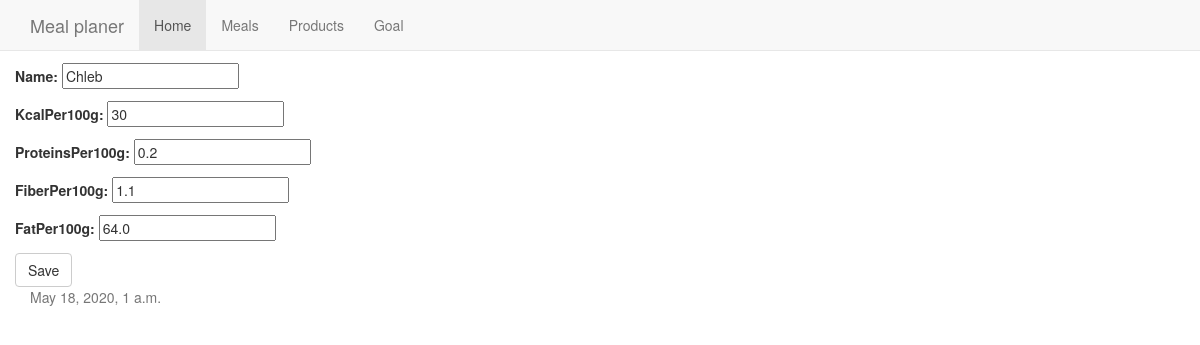
Before: /products/2/ with the older database file.
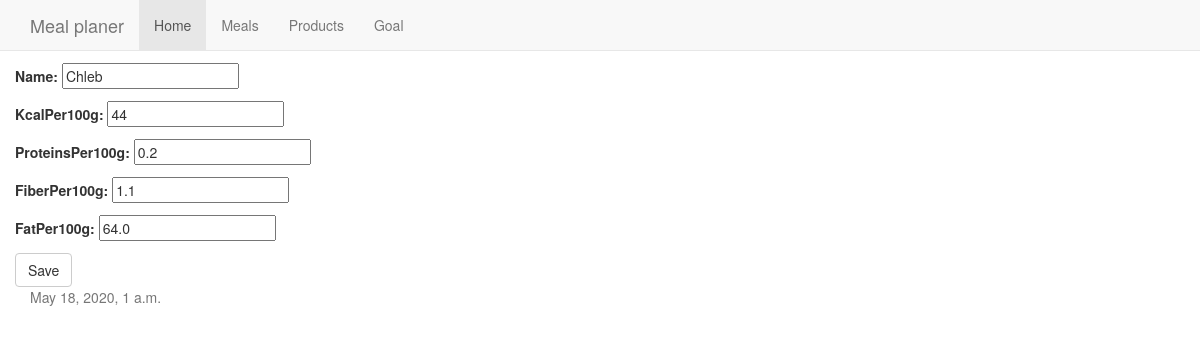
After: the same page with the newer database file.
### MealPlaner/models.py (models this page shows)
class Product(models.Model):
    id=models.AutoField(auto_created=True, primary_key=True)
    name=models.CharField(max_length=40)
    kcalPer100g=models.IntegerField()
    proteinsPer100g=models.FloatField()
    fiberPer100g=models.FloatField()
    fatPer100g=models.FloatField()

### MealPlaner/views.py (the view)
# urls.py: path('products/<pk>/',product_single),
def product_single(request,pk):
    if (pk == 'new'):
        product = Product()
        form = ProductForm()
    else:
        product = Product.objects.get(id=pk)
        form=ProductForm(instance=product)
    if request.method == "POST":
        form = ProductForm(request.POST,instance=product)
        if form.is_valid():
            form.save()
    context={
        'form':form,
        'current_date': datetime.now(),
    }
    return render(request,'forms/product.html',context)

### MealPlaner/forms.py
class ProductForm(forms.ModelForm):
    class Meta:
        model=Product
        fields=('name','kcalPer100g','proteinsPer100g','fiberPer100g','fatPer100g')

### MealPlaner/templates/forms/product.html
{% extends 'base.html' %}
{% block content %}
    <div class="row">
        <h2>Product</h2>
        <form method="POST" class="post-form">{% csrf_token %}
            {{ form.as_p }}
            <button type="submit" class="save btn btn-default">Save</button>
        </form>
    </div>
{% endblock %}

Changed rows visible on the page:
changed Product "Chleb": kcalPer100g "30" → "44"
